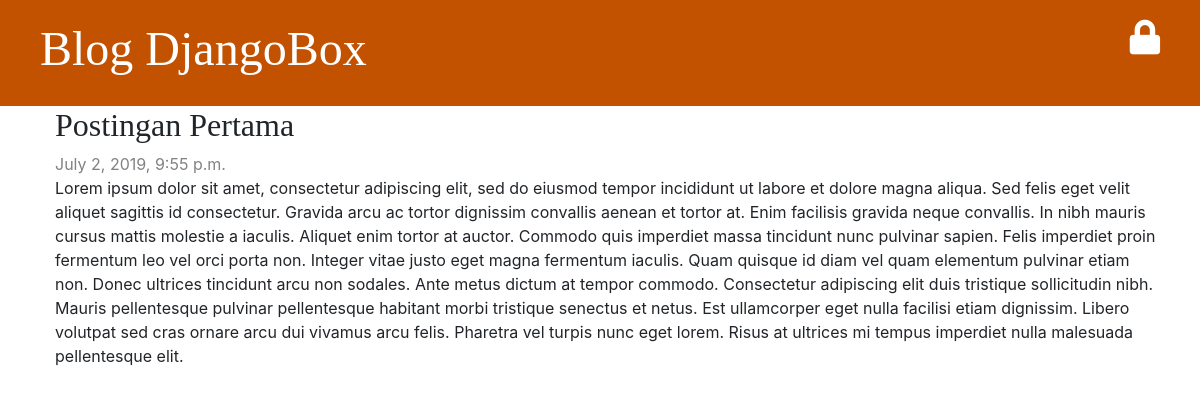
The app's page /post/1/ with its own data.
### blog/models.py (models this page shows, shortened)
class Post(models.Model):
	author = models.ForeignKey(settings.AUTH_USER_MODEL, on_delete=models.CASCADE)
	judul = models.CharField(max_length=200)
	isi = models.TextField()
	tgl_buat = models.DateTimeField(default=timezone.now)
	tgl_terbit = models.DateTimeField(blank=True, null=True)

### blog/views.py (the view)
# urls.py: path('post/<int:pk>/', views.post_detail, name='post_detail'),
def post_detail(request, pk):
	post = get_object_or_404(Post, pk=pk)
	return render(request, 'blog/post_detail.html', {'post': post})

### blog/templates/blog/post_detail.html (shortened to what this page needs)
{% extends 'blog/base.html' %}
{% block content %}
	<div class="post">
		<h2>{{ post.judul }}</h2>
		{% if post.tgl_terbit %}
			<div class="date">
				{{ post.tgl_terbit }}
			</div>
		{% else %}
			<a class="btn btn-primary" href="{% url 'post_terbit' pk=post.pk %}">Terbitkan</a>
		{% endif %}
		<p>{{ post.isi|linebreaksbr }}</p>
	</div>
{% endblock %}

### blog/static/css/blog.css (style rules this page uses)
h1, h2, h3, h4 { font-family: 'Lobster', cursive; }
.date { color: #828282; }
.post { margin-bottom: 70px; }

### records on screen
Post: judul "Postingan Pertama", tgl_terbit "July 2, 2019, 9:55 p.m.", isi "Lorem ipsum dolor sit amet, consectetur adipiscing elit, sed do eiusmod tempor incididunt ut labore et dolore magna aliqua. Sed felis eget velit aliquet sagittis id consectetur. Gravida arcu ac tortor dignissim convallis aenean et tortor at. Enim facilisis gravida neque convallis. In nibh mauris cursus mattis molestie a iaculis. Aliquet enim tortor at auctor. Commodo quis imperdiet massa tincidunt nunc pulvinar sapien. Felis imperdiet proin fermentum leo vel orci porta non. Integer vitae justo eget magna fermentum iaculis. Quam quisque id diam vel quam elementum pulvinar etiam non. Donec ultrices tincidunt arcu non sodales. Ante metus dictum at tempor commodo. Consectetur adipiscing elit…"
